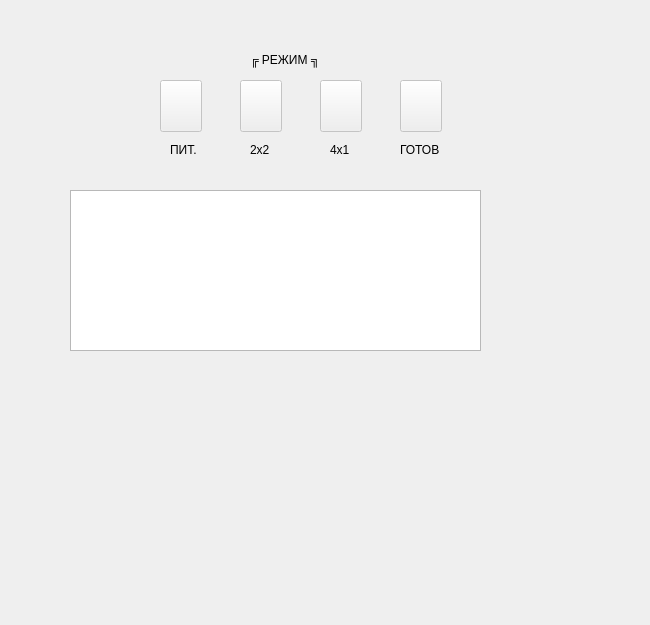
<?xml version="1.0" encoding="UTF-8"?>
<ui version="4.0">
 <class>Widget</class>
 <widget class="QWidget" name="Widget">
  <property name="geometry">
   <rect>
    <x>0</x>
    <y>0</y>
    <width>650</width>
    <height>625</height>
   </rect>
  </property>
  <property name="sizePolicy">
   <sizepolicy hsizetype="Minimum" vsizetype="Minimum">
    <horstretch>0</horstretch>
    <verstretch>0</verstretch>
   </sizepolicy>
  </property>
  <property name="minimumSize">
   <size>
    <width>600</width>
    <height>625</height>
   </size>
  </property>
  <property name="maximumSize">
   <size>
    <width>1000</width>
    <height>1000</height>
   </size>
  </property>
  <property name="windowTitle">
   <string>Form</string>
  </property>
  <property name="styleSheet">
   <string notr="true">Widget{
min-width: 650px;
    min-height: 625px;
background: #B2AEAE;
}</string>
  </property>
  <widget class="QTextBrowser" name="textBrowser">
   <property name="geometry">
    <rect>
     <x>70</x>
     <y>190</y>
     <width>411</width>
     <height>161</height>
    </rect>
   </property>
  </widget>
  <widget class="QPushButton" name="led_1">
   <property name="enabled">
    <bool>false</bool>
   </property>
   <property name="geometry">
    <rect>
     <x>160</x>
     <y>80</y>
     <width>42</width>
     <height>52</height>
    </rect>
   </property>
   <property name="sizePolicy">
    <sizepolicy hsizetype="Fixed" vsizetype="Fixed">
     <horstretch>0</horstretch>
     <verstretch>0</verstretch>
    </sizepolicy>
   </property>
   <property name="minimumSize">
    <size>
     <width>42</width>
     <height>52</height>
    </size>
   </property>
   <property name="autoFillBackground">
    <bool>false</bool>
   </property>
   <property name="styleSheet">
    <string notr="true">#led_1 {
	min-width: 40px;
    min-height: 50px;
    background: &quot;grey&quot;;    
    }
</string>
   </property>
   <property name="text">
    <string/>
   </property>
  </widget>
  <widget class="QPushButton" name="btn_power">
   <property name="geometry">
    <rect>
     <x>10</x>
     <y>390</y>
     <width>101</width>
     <height>170</height>
    </rect>
   </property>
   <property name="styleSheet">
    <string notr="true">#btn_power {
	min-width: 100px;
    min-height: 170px;
	background-color: transparent;
	border-image: url(:switch_power_off.png);
	background: none;
	border: none;
	background-repeat: none;
}</string>
   </property>
   <property name="text">
    <string/>
   </property>
  </widget>
  <widget class="QPushButton" name="led_2">
   <property name="enabled">
    <bool>false</bool>
   </property>
   <property name="geometry">
    <rect>
     <x>240</x>
     <y>80</y>
     <width>42</width>
     <height>52</height>
    </rect>
   </property>
   <property name="sizePolicy">
    <sizepolicy hsizetype="Fixed" vsizetype="Fixed">
     <horstretch>0</horstretch>
     <verstretch>0</verstretch>
    </sizepolicy>
   </property>
   <property name="autoFillBackground">
    <bool>false</bool>
   </property>
   <property name="styleSheet">
    <string notr="true">#led_2 {
	min-width: 40px;
    min-height: 50px;
    background: &quot;grey&quot;;  
    }
</string>
   </property>
   <property name="text">
    <string/>
   </property>
  </widget>
  <widget class="QPushButton" name="led_4">
   <property name="enabled">
    <bool>false</bool>
   </property>
   <property name="geometry">
    <rect>
     <x>400</x>
     <y>80</y>
     <width>42</width>
     <height>52</height>
    </rect>
   </property>
   <property name="sizePolicy">
    <sizepolicy hsizetype="Fixed" vsizetype="Fixed">
     <horstretch>0</horstretch>
     <verstretch>0</verstretch>
    </sizepolicy>
   </property>
   <property name="autoFillBackground">
    <bool>false</bool>
   </property>
   <property name="styleSheet">
    <string notr="true">#led_4 {
	min-width: 40px;
    min-height: 50px;
   
    background: &quot;grey&quot;;    
    }
</string>
   </property>
   <property name="text">
    <string/>
   </property>
  </widget>
  <widget class="QLabel" name="lbl_mode">
   <property name="geometry">
    <rect>
     <x>250</x>
     <y>50</y>
     <width>91</width>
     <height>19</height>
    </rect>
   </property>
   <property name="styleSheet">
    <string notr="true">QLabel{
background-color:transparent;
}</string>
   </property>
   <property name="text">
    <string>╔ РЕЖИМ ╗</string>
   </property>
  </widget>
  <widget class="QPushButton" name="led_3">
   <property name="enabled">
    <bool>false</bool>
   </property>
   <property name="geometry">
    <rect>
     <x>320</x>
     <y>80</y>
     <width>42</width>
     <height>52</height>
    </rect>
   </property>
   <property name="sizePolicy">
    <sizepolicy hsizetype="Fixed" vsizetype="Fixed">
     <horstretch>0</horstretch>
     <verstretch>0</verstretch>
    </sizepolicy>
   </property>
   <property name="autoFillBackground">
    <bool>false</bool>
   </property>
   <property name="styleSheet">
    <string notr="true">#led_3 {
	min-width: 40px;
    min-height: 50px;
    background: &quot;grey&quot;;    
    }
</string>
   </property>
   <property name="text">
    <string/>
   </property>
  </widget>
  <widget class="QPushButton" name="btn_start">
   <property name="enabled">
    <bool>false</bool>
   </property>
   <property name="geometry">
    <rect>
     <x>530</x>
     <y>60</y>
     <width>60</width>
     <height>230</height>
    </rect>
   </property>
   <property name="sizePolicy">
    <sizepolicy hsizetype="Expanding" vsizetype="MinimumExpanding">
     <horstretch>0</horstretch>
     <verstretch>0</verstretch>
    </sizepolicy>
   </property>
   <property name="minimumSize">
    <size>
     <width>60</width>
     <height>230</height>
    </size>
   </property>
   <property name="maximumSize">
    <size>
     <width>60</width>
     <height>250</height>
    </size>
   </property>
   <property name="baseSize">
    <size>
     <width>87</width>
     <height>265</height>
    </size>
   </property>
   <property name="focusPolicy">
    <enum>Qt::StrongFocus</enum>
   </property>
   <property name="styleSheet">
    <string notr="true">#btn_start
{	
	min-width: 60px;
    min-height: 230px;
	background-color: transparent;
	border-image: url(:switch_safe.png);
	background: none;
	border: none;
	background-repeat: none;
}

#btn_start:hover
{
	border-image: url(:switch_unsafe_off.png);
}
</string>
   </property>
   <property name="text">
    <string/>
   </property>
   <property name="iconSize">
    <size>
     <width>50</width>
     <height>150</height>
    </size>
   </property>
  </widget>
  <widget class="QPushButton" name="btn_mode">
   <property name="enabled">
    <bool>false</bool>
   </property>
   <property name="geometry">
    <rect>
     <x>460</x>
     <y>430</y>
     <width>85</width>
     <height>90</height>
    </rect>
   </property>
   <property name="styleSheet">
    <string notr="true">#btn_mode {
	min-width: 85px;
    min-height: 90px;
	background-color: transparent;
	border-image: url(:button_start.png);
	background: none;
	border: none;
	background-repeat: none;
}</string>
   </property>
   <property name="text">
    <string/>
   </property>
  </widget>
  <widget class="QLabel" name="label">
   <property name="geometry">
    <rect>
     <x>170</x>
     <y>140</y>
     <width>41</width>
     <height>19</height>
    </rect>
   </property>
   <property name="styleSheet">
    <string notr="true">QLabel{
background-color:transparent;
}</string>
   </property>
   <property name="text">
    <string>ПИТ.</string>
   </property>
  </widget>
  <widget class="QLabel" name="label_2">
   <property name="geometry">
    <rect>
     <x>250</x>
     <y>140</y>
     <width>31</width>
     <height>19</height>
    </rect>
   </property>
   <property name="styleSheet">
    <string notr="true">QLabel{
background-color:transparent;
}</string>
   </property>
   <property name="text">
    <string>2х2</string>
   </property>
  </widget>
  <widget class="QLabel" name="label_3">
   <property name="geometry">
    <rect>
     <x>330</x>
     <y>140</y>
     <width>31</width>
     <height>19</height>
    </rect>
   </property>
   <property name="styleSheet">
    <string notr="true">QLabel{
background-color:transparent;
}</string>
   </property>
   <property name="text">
    <string>4х1</string>
   </property>
  </widget>
  <widget class="QLabel" name="label_4">
   <property name="geometry">
    <rect>
     <x>400</x>
     <y>140</y>
     <width>51</width>
     <height>19</height>
    </rect>
   </property>
   <property name="styleSheet">
    <string notr="true">QLabel{
background-color:transparent;
}</string>
   </property>
   <property name="text">
    <string>ГОТОВ</string>
   </property>
  </widget>
 </widget>
 <resources/>
 <connections/>
</ui>
